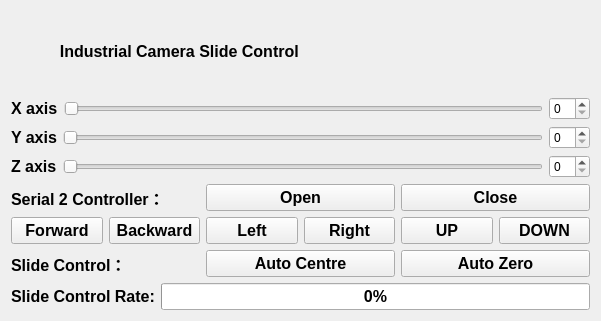
   <widget class="QWidget" name="verticalLayoutWidget_4">
    <property name="geometry">
     <rect>
      <x>1100</x>
      <y>670</y>
      <width>601</width>
      <height>321</height>
     </rect>
    </property>
    <layout class="QVBoxLayout" name="verticalLayout_4">
     <item>
      <layout class="QHBoxLayout" name="horizontalLayout_23">
       <item>
        <widget class="QLabel" name="label_26">
         <property name="font">
          <font>
           <pointsize>12</pointsize>
           <weight>75</weight>
           <bold>true</bold>
          </font>
         </property>
         <property name="text">
          <string>           Industrial Camera Slide Control</string>
         </property>
        </widget>
       </item>
      </layout>
     </item>
     <item>
      <layout class="QHBoxLayout" name="horizontalLayout_25">
       <item>
        <widget class="QLabel" name="label_27">
         <property name="font">
          <font>
           <pointsize>12</pointsize>
           <weight>75</weight>
           <bold>true</bold>
          </font>
         </property>
         <property name="text">
          <string>X axis</string>
         </property>
        </widget>
       </item>
       <item>
        <widget class="QSlider" name="horizontalSlider_4">
         <property name="orientation">
          <enum>Qt::Horizontal</enum>
         </property>
        </widget>
       </item>
       <item>
        <widget class="QSpinBox" name="spinBox_4"/>
       </item>
      </layout>
     </item>
     <item>
      <layout class="QHBoxLayout" name="horizontalLayout_26">
       <item>
        <widget class="QLabel" name="label_28">
         <property name="font">
          <font>
           <pointsize>12</pointsize>
           <weight>75</weight>
           <bold>true</bold>
          </font>
         </property>
         <property name="text">
          <string>Y axis</string>
         </property>
        </widget>
       </item>
       <item>
        <widget class="QSlider" name="horizontalSlider_5">
         <property name="orientation">
          <enum>Qt::Horizontal</enum>
         </property>
        </widget>
       </item>
       <item>
        <widget class="QSpinBox" name="spinBox_5"/>
       </item>
      </layout>
     </item>
     <item>
      <layout class="QHBoxLayout" name="horizontalLayout_39">
       <item>
        <widget class="QLabel" name="label_44">
         <property name="font">
          <font>
           <pointsize>12</pointsize>
           <weight>75</weight>
           <bold>true</bold>
          </font>
         </property>
         <property name="text">
          <string>Z axis</string>
         </property>
        </widget>
       </item>
       <item>
        <widget class="QSlider" name="horizontalSlider_6">
         <property name="orientation">
          <enum>Qt::Horizontal</enum>
         </property>
        </widget>
       </item>
       <item>
        <widget class="QSpinBox" name="spinBox_6"/>
       </item>
      </layout>
     </item>
     <item>
      <layout class="QHBoxLayout" name="horizontalLayout_27">
       <item>
        <widget class="QLabel" name="label_29">
         <property name="font">
          <font>
           <pointsize>12</pointsize>
           <weight>75</weight>
           <bold>true</bold>
          </font>
         </property>
         <property name="text">
          <string>Serial 2 Controller：</string>
         </property>
        </widget>
       </item>
       <item>
        <widget class="QPushButton" name="pushButton_21">
         <property name="font">
          <font>
           <pointsize>12</pointsize>
           <weight>75</weight>
           <bold>true</bold>
          </font>
         </property>
         <property name="text">
          <string>Open</string>
         </property>
        </widget>
       </item>
       <item>
        <widget class="QPushButton" name="pushButton_22">
         <property name="font">
          <font>
           <pointsize>12</pointsize>
           <weight>75</weight>
           <bold>true</bold>
          </font>
         </property>
         <property name="text">
          <string>Close</string>
         </property>
        </widget>
       </item>
      </layout>
     </item>
     <item>
      <layout class="QHBoxLayout" name="horizontalLayout_24">
       <item>
        <widget class="QPushButton" name="pushButton_27">
         <property name="font">
          <font>
           <pointsize>12</pointsize>
           <weight>75</weight>
           <bold>true</bold>
          </font>
         </property>
         <property name="text">
          <string>Forward</string>
         </property>
        </widget>
       </item>
       <item>
        <widget class="QPushButton" name="pushButton_28">
         <property name="font">
          <font>
           <pointsize>12</pointsize>
           <weight>75</weight>
           <bold>true</bold>
          </font>
         </property>
         <property name="text">
          <string>Backward</string>
         </property>
        </widget>
       </item>
       <item>
        <widget class="QPushButton" name="pushButton_29">
         <property name="font">
          <font>
           <pointsize>12</pointsize>
           <weight>75</weight>
           <bold>true</bold>
          </font>
         </property>
         <property name="text">
          <string>Left</string>
         </property>
        </widget>
       </item>
       <item>
        <widget class="QPushButton" name="pushButton_30">
         <property name="font">
          <font>
           <pointsize>12</pointsize>
           <weight>75</weight>
           <bold>true</bold>
          </font>
         </property>
         <property name="text">
          <string>Right</string>
         </property>
        </widget>
       </item>
       <item>
        <widget class="QPushButton" name="pushButton_36">
         <property name="font">
          <font>
           <pointsize>12</pointsize>
           <weight>75</weight>
           <bold>true</bold>
          </font>
         </property>
         <property name="text">
          <string>UP</string>
         </property>
        </widget>
       </item>
       <item>
        <widget class="QPushButton" name="pushButton_37">
         <property name="font">
          <font>
           <pointsize>12</pointsize>
           <weight>75</weight>
           <bold>true</bold>
          </font>
         </property>
         <property name="text">
          <string>DOWN</string>
         </property>
        </widget>
       </item>
      </layout>
     </item>
     <item>
      <layout class="QHBoxLayout" name="horizontalLayout_28">
       <item>
        <widget class="QLabel" name="label_31">
         <property name="font">
          <font>
           <pointsize>12</pointsize>
           <weight>75</weight>
           <bold>true</bold>
          </font>
         </property>
         <property name="text">
          <string>Slide Control：</string>
         </property>
        </widget>
       </item>
       <item>
        <widget class="QPushButton" name="pushButton_23">
         <property name="font">
          <font>
           <pointsize>12</pointsize>
           <weight>75</weight>
           <bold>true</bold>
          </font>
         </property>
         <property name="text">
          <string>Auto Centre</string>
         </property>
        </widget>
       </item>
       <item>
        <widget class="QPushButton" name="pushButton_26">
         <property name="font">
          <font>
           <pointsize>12</pointsize>
           <weight>75</weight>
           <bold>true</bold>
          </font>
         </property>
         <property name="text">
          <string>Auto Zero</string>
         </property>
        </widget>
       </item>
      </layout>
     </item>
     <item>
      <layout class="QHBoxLayout" name="horizontalLayout_38">
       <item>
        <widget class="QLabel" name="label_43">
         <property name="font">
          <font>
           <pointsize>12</pointsize>
           <weight>75</weight>
           <bold>true</bold>
          </font>
         </property>
         <property name="text">
          <string>Slide Control Rate:</string>
         </property>
        </widget>
       </item>
       <item>
        <widget class="QProgressBar" name="progressBar">
         <property name="font">
          <font>
           <pointsize>12</pointsize>
           <weight>75</weight>
           <bold>true</bold>
          </font>
         </property>
         <property name="value">
          <number>0</number>
         </property>
         <property name="textVisible">
          <bool>true</bool>
         </property>
        </widget>
       </item>
      </layout>
     </item>
    </layout>
   </widget>
